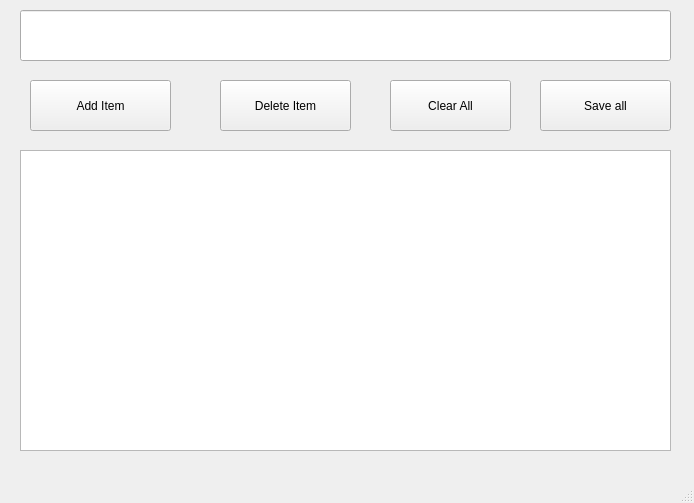
<?xml version="1.0" encoding="UTF-8"?>
<ui version="4.0">
 <class>MainWindow</class>
 <widget class="QMainWindow" name="MainWindow">
  <property name="geometry">
   <rect>
    <x>0</x>
    <y>0</y>
    <width>694</width>
    <height>503</height>
   </rect>
  </property>
  <property name="windowTitle">
   <string>ToDoRo</string>
  </property>
  <widget class="QWidget" name="centralwidget">
   <widget class="QLineEdit" name="add_item_line_edit">
    <property name="geometry">
     <rect>
      <x>20</x>
      <y>10</y>
      <width>651</width>
      <height>51</height>
     </rect>
    </property>
    <property name="font">
     <font>
      <pointsize>12</pointsize>
     </font>
    </property>
    <property name="text">
     <string/>
    </property>
   </widget>
   <widget class="QPushButton" name="add_item_push_button">
    <property name="geometry">
     <rect>
      <x>30</x>
      <y>80</y>
      <width>141</width>
      <height>51</height>
     </rect>
    </property>
    <property name="text">
     <string>Add Item</string>
    </property>
   </widget>
   <widget class="QPushButton" name="delete_item_push_button">
    <property name="geometry">
     <rect>
      <x>220</x>
      <y>80</y>
      <width>131</width>
      <height>51</height>
     </rect>
    </property>
    <property name="text">
     <string>Delete Item</string>
    </property>
   </widget>
   <widget class="QPushButton" name="clear_all_push_button">
    <property name="geometry">
     <rect>
      <x>390</x>
      <y>80</y>
      <width>121</width>
      <height>51</height>
     </rect>
    </property>
    <property name="text">
     <string>Clear All</string>
    </property>
   </widget>
   <widget class="QListWidget" name="todos_list_Widget">
    <property name="geometry">
     <rect>
      <x>20</x>
      <y>150</y>
      <width>651</width>
      <height>301</height>
     </rect>
    </property>
    <property name="font">
     <font>
      <pointsize>12</pointsize>
     </font>
    </property>
   </widget>
   <widget class="QPushButton" name="savedb_push_button">
    <property name="geometry">
     <rect>
      <x>540</x>
      <y>80</y>
      <width>131</width>
      <height>51</height>
     </rect>
    </property>
    <property name="text">
     <string>Save all</string>
    </property>
   </widget>
  </widget>
  <widget class="QMenuBar" name="menubar">
   <property name="geometry">
    <rect>
     <x>0</x>
     <y>0</y>
     <width>694</width>
     <height>21</height>
    </rect>
   </property>
  </widget>
  <widget class="QStatusBar" name="statusbar"/>
 </widget>
 <resources/>
 <connections/>
</ui>
